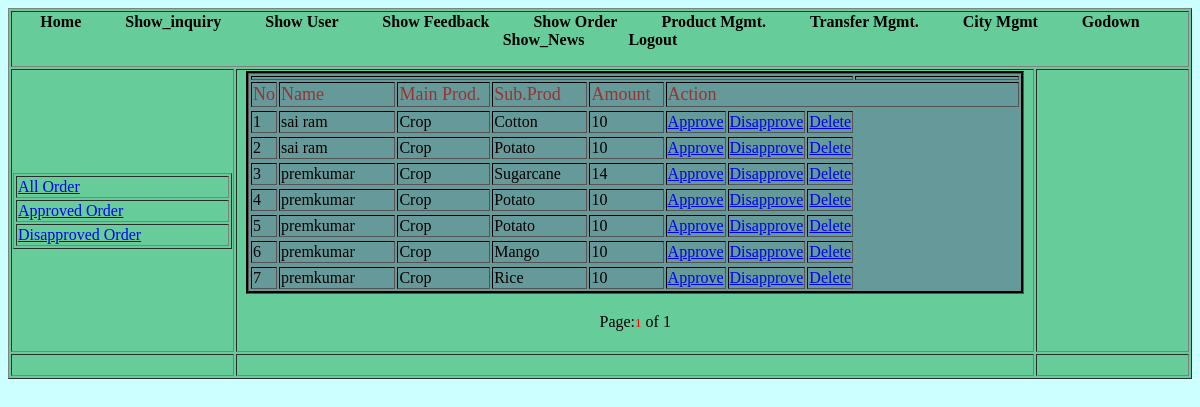
Screenshot of /Admin/show_order.php (signed in) with the database file from the repository.
### tables this page shows
CREATE TABLE IF NOT EXISTS `my_order` (
  `id` int(11) NOT NULL AUTO_INCREMENT,
  `rid` int(10) NOT NULL,
  `name` varchar(30) NOT NULL,
  `taluka` varchar(20) NOT NULL,
  `main_prod` varchar(20) NOT NULL,
  `sub_prod` varchar(20) NOT NULL,
  `amount` int(10) NOT NULL,
  `flag` int(1) NOT NULL,
  PRIMARY KEY (`id`)
);

CREATE TABLE IF NOT EXISTS `s_prod` (
  `sid` int(11) NOT NULL AUTO_INCREMENT,
  `m_pro` varchar(20) NOT NULL,
  `sp_name` varchar(20) NOT NULL,
  PRIMARY KEY (`sid`)
);

### Admin/show_order.php (the view, shortened to what this page needs)
<!DOCTYPE html PUBLIC "-//W3C//DTD XHTML 1.0 Transitional//EN" "http://www.w3.org/TR/xhtml1/DTD/xhtml1-transitional.dtd">
<html xmlns="http://www.w3.org/1999/xhtml">
<head>
<link rel="stylesheet" type="text/css" href="styles.css" />
</head>
<?php
$page_name="show_order.php";
if(!isset($_REQUEST["start"]))
{
	$start = 0;
}
else
{
	$start = $_REQUEST["start"];
}
		$eu = ($start - 0);
		$limit = 10;
?>
<body class="body">
<table width="100%" border="1" class="background">
  <tr>
    <td colspan="3"><?php include("header.php");?></td>
  </tr>
  <tr>
    <td width="19%"><table width="100%" border="1">
      <tr>
        <td><a href="all_order.php">All Order </a></td>
      </tr>
      <tr>
        <td><a href="approve_o.php">Approved Order </a></td>
      </tr>
      <tr>
        <td><a href="disapprove_o.php">Disapproved Order </a></td>
      </tr>
    </table></td>
    <td width="68%"><table width="98%" border="1" align="center" class="table">
      <tr>
        <td colspan="8"><?php
	  ?></td>
        <td width="24%"></td>
      </tr>
      <tr>
        <td width="3%" class="font">No</td>
        <td width="16%" class="font">Name </td>
        <td width="13%" class="font">Main Prod. </td>
        <td width="13%" class="font">Sub.Prod</td>
        <td width="10%" class="font">Amount</td>
        <td colspan="4" class="font">Action</td>
        </tr>
		      <?php
	$i=1;
	$sql2 = "select * from my_order";
	$fetch = mysql_query($sql2) or die("query failed");
	$nume = mysql_num_rows($fetch);
	$sql_group=mysql_query("select * from my_order order by id desc limit $eu,$limit ");
	if(mysql_num_rows($sql_group)>0)
	{
	while($data=mysql_fetch_array($sql_group))
	{
	?>
      <tr>
      <tr>
        <td><?php echo $i;?></td>
        <td><?php echo $data['name'];?></td>
        <td><?php
			$t1=$data['main_prod'];
			$q2=mysql_query("select m_pro from s_prod where sid=$t1");
			$data2=mysql_fetch_array($q2);
			echo $data2['m_pro'];
		?></td>
        <td><?php
			$t1=$data['sub_prod'];
			$q2=mysql_query("select sp_name from s_prod where sid=$t1");
			$data2=mysql_fetch_array($q2);
			echo $data2['sp_name'];
		?></td>
        <td><?php echo $data['amount'];?></td
        ><td width="7%"><a href="app_order.php?aid=<?php echo $data['id'];?>">Approve</a></td>
        <td width="9%"><a href="dis_app_order.php?aid=<?php echo $data['id'];?>"> Disapprove</a></td>
        <td width="5%"><a href="del_order.php?did=<?php echo $data['id'];?>">Delete</a></td>
      </tr>
      <?php
	$i++;
	}
	?>
    </table>
    <p>
      <?php
echo "<table align = 'center' width='50%'><tr><td  align='left' width='30%'>";
	echo "</td><td align=center width='40%'>Page:";
	$l=1;
	$total=0;
	for($i=0;$i < $nume;$i=$i+$limit)
	{
		if($i <> $eu)
		{
			echo " <a href='$page_name?start=$i'><font face='Verdana' size='2'>$l</font></a> ";
		}
		else
		{
			echo "<font face='Verdana' size='2' color=red>$l</font>";
		}
		$l=$l+1;
		$total = $total+1;
	}
echo " of $total</td><td  align='right' width='40%'>";
	echo "</td></tr></table>";
}
?>
    </p></td>
    <td width="21%">&nbsp;</td>
  </tr>
  <tr>
    <td>&nbsp;</td>
    <td>&nbsp;</td>
    <td>&nbsp;</td>
  </tr>
</table>
</body>
</html>

### Admin/styles.css (style rules this page uses)
.body { background:#CCFFFF; }
.background { background-color:#66CC99; }
.table { background-color: #669999; border:#000000 groove; }
.font { font:Georgia, "Times New Roman", Times, serif; font-size:18px; color: #993333; }

### rows the page displays
my_order: name "sai ram", s_prod.m_pro "Crop", s_prod.sp_name "Cotton", amount "10"
my_order: name "sai ram", s_prod.m_pro "Crop", s_prod.sp_name "Potato", amount "10"
my_order: name "premkumar", s_prod.m_pro "Crop", s_prod.sp_name "Sugarcane", amount "14"
my_order: name "premkumar", s_prod.m_pro "Crop", s_prod.sp_name "Potato", amount "10"
my_order: name "premkumar", s_prod.m_pro "Crop", s_prod.sp_name "Potato", amount "10"
my_order: name "premkumar", s_prod.m_pro "Crop", s_prod.sp_name "Mango", amount "10"
my_order: name "premkumar", s_prod.m_pro "Crop", s_prod.sp_name "Rice", amount "10"

### other values shown
$total "1"
